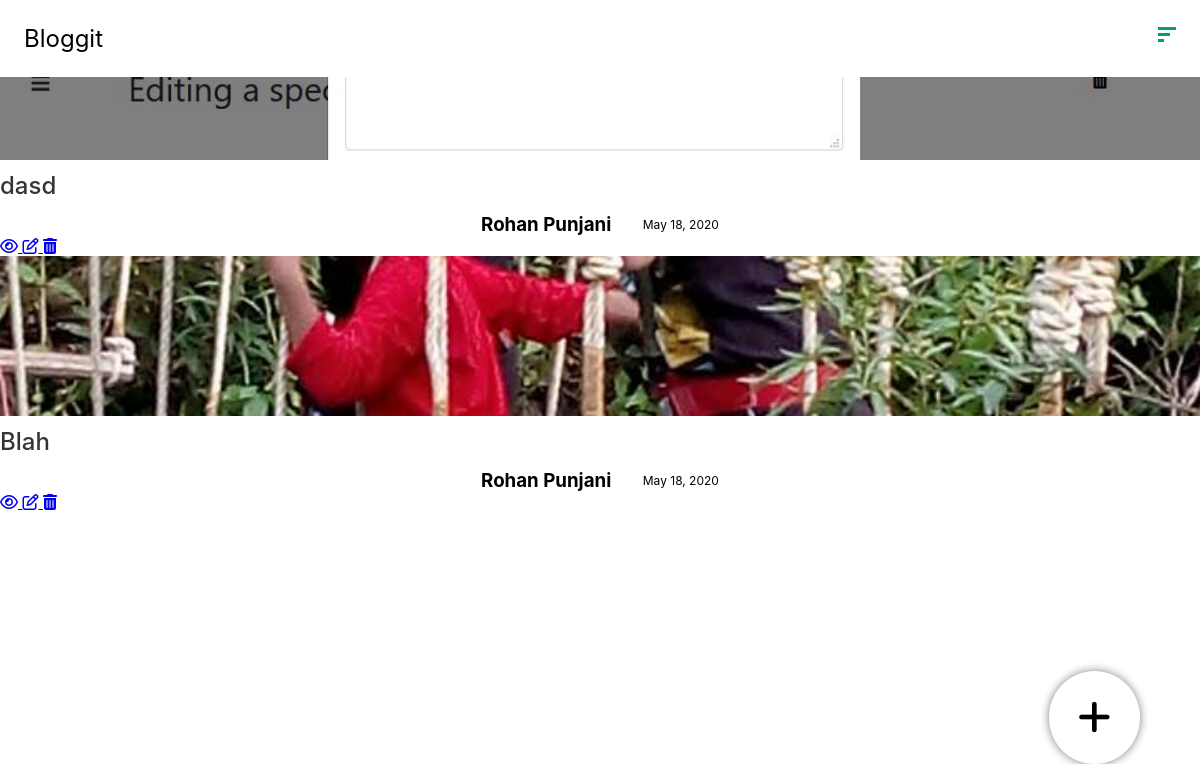
The app's page /drafts (signed in) with its own data.
### blog/models.py (models this page shows, shortened)
class blog(models.Model):
    user = models.ForeignKey(User, on_delete=models.CASCADE)
    heading = models.CharField(max_length=100)
    cover_img = models.ImageField(upload_to='blog_covers/%y/%m/%d', default='blog_covers/img5.jpg')
    isPublished = models.BooleanField(default=False)
    created_at = models.DateTimeField(auto_now_add=True)
    updated_at = models.DateTimeField(auto_now=True)
    views = models.IntegerField(default=0)

### blog/views.py (the view)
# urls.py: path('drafts', views.drafts, name='drafts'),
def drafts(request):
    if(request.user.is_authenticated):
        user = request.user
        if request.method == 'POST':
            cover_img = request.FILES['cover_img']
            title = request.POST['title']
            blog = user.blog_set.create(heading=title, cover_img=cover_img) #creates a new blog
        drafts = user.blog_set.filter(isPublished=False).order_by('-id')
        return render(request, 'drafts.html', {
            'drafted_feeds': drafts,
        })
    else:
        return redirect('/')

### blog/archives/templates/drafts.html (shortened to what this page needs)
<!DOCTYPE html>
<html lang="en">
<head>
    {% load static %}
    <link rel="stylesheet" href="{% static 'styles/nav.css' %}">
    <link rel="stylesheet" href="{% static 'styles/feed.css' %}">
    <link rel="stylesheet" href="{% static 'styles/new_blog.css' %}">
</head>
<body>
    <nav class="outer_nav">
        <li><a href="../">Bloggit</a></li>
        <li class="burger" state="ham">
            <div class="bar bar1"></div>
            <div class="bar bar2"></div>
            <div class="bar bar3"></div>
        </li>
    </nav>
    {% if drafted_feeds %}
        <div class="feed_container">
            {% for feed in drafted_feeds %}
                <div class="feed">
                    <div class="feed_img">
                        <img src="{{feed.cover_img.url}}" height="300" alt="Blog Image">
                    </div>
                    <div class="feed_main content">
                        <div class="feed_heading">
                            <h1>{{feed.heading}}</h1>
                        </div>
                        <div class="feed_footer">
                            <div class="post_author_name" style="display: flex;justify-content: center; align-items: center;">
                                <h3>{{feed.user.first_name}} {{feed.user.last_name}}</h3>
                                <p>{{feed.updated_at.date}}</p>
                            </div>
                        </div>
                    </div>
                    <div class="feed_main btns">
                        <div class="feed_footer">
                            <div class="btn_container">
                                <a class="button bg_transparent" href="view/{{feed.id}}">
                                    <i class="far fa-eye"></i>
                                </a>
                                <a class="button bg_transparent" href="edit/{{feed.id}}">
                                    <i class="far fa-edit"></i>
                                </a>
                                <a class="button bg_transparent" href="delete/{{feed.id}}">
                                    <i class="fa fa-trash"></i>
                                </a>
                            </div>
                        </div>
                    </div>
                </div>
            {% endfor %}
        </div>
    {% else %}
        <div class="empty_container">
            <h1>
                Feels like you dont have any blogs in the drafts, try creating one now :)
            </h1>
        </div>
    {% endif %}
    <div class="floating_btn_container">
        <a class="button round add_btn" state="plus">
            <i class="fa fa-plus" aria-hidden="true"></i>
        </a>
    </div>
</body>
</html>

### blog/static/styles/nav.css (style rules this page uses)
* { margin: 0; padding: 0; box-sizing: border-box; }
:root { --font-family-sans-serif: -apple-system,BlinkMacSystemFont,"Segoe UI",Roboto,"Helvetica Neue",Arial,sans-serif,"Apple Color Emoji","Segoe UI Emoji","Segoe UI Symbol"; --font-family-monospace: SFMono-Regular,Menlo,Monaco,Consolas,"Liberation Mono","Courier New",monospace; }
* { font-family: -apple-system, BlinkMacSystemFont, "Segoe UI", Roboto, Helvetica, Arial, sans-serif, "Apple Color Emoji", "Segoe UI Emoji", "Segoe UI Symbol"; }
h1 { font-family: inherit; font-weight: 500; line-height: 1.2; color: #353535; font-size: 2.5rem; margin: .75rem 0; }
p { font-size: 19px; margin-bottom: 0; }
html,body { scroll-behavior: smooth; max-width: 100vw; overflow-x: hidden; min-height: 100vh; }
nav { display: flex; font-size: 3vh; font-family: fantasy; justify-content: space-between; width: 100vw; position: fixed; z-index: 5; background: white; }
li { list-style-type: none; padding: 3vh; }
li a { color: black; text-decoration: none; }
.burger { cursor: pointer; }
.bar { width: 18px; height: 3px; background: #029e74; margin: 3px 0; }
.bar1 { width: 18px; }
.bar2 { width: 12px; }
.bar3 { width: 6px; }

### blog/static/styles/feed.css (style rules this page uses)
.feed { overflow: hidden; transition: all 0.2s ease-in-out; border: 0; cursor: pointer; }
.feed_img { height: 20vh; overflow: hidden; padding-left: 0; padding-right: 0; }
.feed_img img { height: 100%; width: 100%; object-fit: cover; margin-left: auto; margin-right: auto; text-align: center; }
h1 { font-size: 3vh; }
p { font-size: 1.5vh; }

### blog/static/styles/new_blog.css (style rules this page uses)
.round { border-radius: 50%; }
.add_btn { margin-left: 0; padding: 18pt 22pt; box-shadow: 0 0 10px grey; font-size: 28pt; }
.floating_btn_container { position: fixed; right: 5vw; z-index: 101; bottom: 5vw; transition: all 0.3s ease; }

### records on screen
blog: cover_img (picture), heading "dasd", user.first_name "Rohan", user.last_name "Punjani", updated_at "May 18, 2020"
blog: cover_img (picture), heading "Blah", user.first_name "Rohan", user.last_name "Punjani", updated_at "May 18, 2020"
